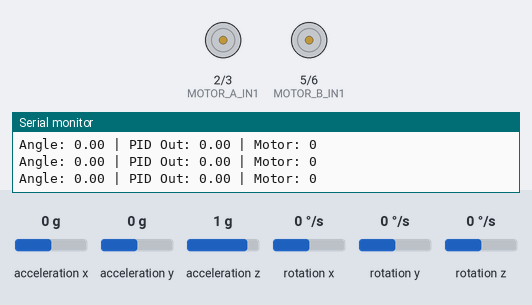
Simulated run of this sketch. Board: Arduino Mega 2560, built with avr-gcc and run on an emulated ATmega2560. On the bench: motor-driver pin pairs drawn as motors (green arrow = first pin HIGH = forward, orange = second pin HIGH = backward, longer = more drive, scaled by the enable pin), the last lines printed to the serial monitor. Wiring (inferred from the names in the program): MPU-6050 motion sensor at I2C address 0x68. The inputs (shaded band) are chosen by the test bench; at power-on: rotation x 0 °/s, acceleration y 0 g, acceleration x 0 g, acceleration z 1 g, rotation y 0 °/s, rotation z 0 °/s. At 12.5 s the program stops and its outputs stay as they are.

Above: at 5.9 s.
6.0 s: rotation x set to 12 °/s
At 8.4 s:
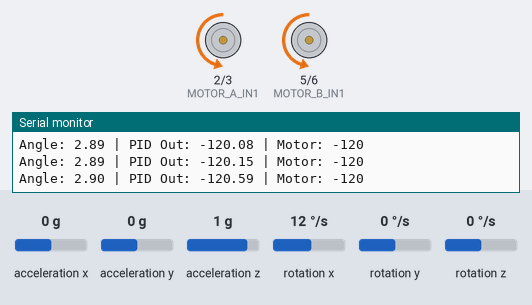
9.0 s: acceleration y set to -1.4 g
At 9.4 s:
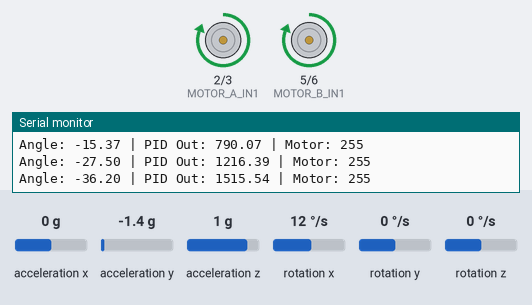
Timing chart, 0 to 12.0 s (numbered marks = the images above; inputs shaded):
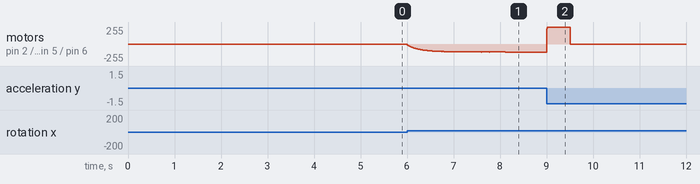

The sketch:

m1v4_balance_code.ino
```cpp
/*
 * M1V4.2 Self-Balancing Robot - Arduino Mega 2560
 * Two-wheeled balancing robot with PID control
 *
 * Hardware Requirements:
 * - Arduino Mega 2560
 * - MPU6050 Gyroscope/Accelerometer
 * - L298N Motor Driver (or similar)
 * - Two DC Motors with encoders
 * - 2S/3S LiPo Battery
 */

#include <Wire.h>
#include "config.h"

// MPU6050 I2C address
#define MPU6050_ADDR 0x68

// PID Constants - Tune these for your robot
double Kp = 40.0;   // Proportional gain
double Ki = 0.8;    // Integral gain
double Kd = 1.2;    // Derivative gain

// PID variables
double setpoint = 0.0;        // Target angle (0 = balanced)
double input = 0.0;           // Current angle
double output = 0.0;          // PID output
double lastError = 0.0;
double integral = 0.0;
unsigned long lastTime = 0;

// Motor control variables
int motorSpeedA = 0;
int motorSpeedB = 0;
int maxSpeed = 255;
int minSpeed = -255;

// Sensor variables
float accX, accY, accZ;
float gyroX, gyroY, gyroZ;
float angleAcc, angleGyro;
float currentAngle = 0.0;
float gyroAngleX = 0.0;

// Timing
unsigned long timer = 0;
float dt = 0.01; // 10ms loop time

// Complementary filter constant
float alpha = 0.96;

// Dead zone - angle beyond which robot is considered fallen
const float FALL_ANGLE = 45.0;
bool isFallen = false;

void setup() {
  Serial.begin(115200);

  // Initialize I2C
  Wire.begin();
  Wire.setClock(400000); // 400kHz I2C

  // Initialize MPU6050
  initMPU6050();

  // Initialize motor pins
  pinMode(MOTOR_A_IN1, OUTPUT);
  pinMode(MOTOR_A_IN2, OUTPUT);
  pinMode(MOTOR_A_EN, OUTPUT);
  pinMode(MOTOR_B_IN1, OUTPUT);
  pinMode(MOTOR_B_IN2, OUTPUT);
  pinMode(MOTOR_B_EN, OUTPUT);

  // Stop motors initially
  stopMotors();

  // Calibration delay
  Serial.println("M1V4.2 Balance Robot Initializing...");
  delay(1000);

  // Calibrate gyro
  calibrateGyro();

  Serial.println("Ready to balance!");
  timer = millis();
  lastTime = millis();
}

void loop() {
  // Calculate dt
  unsigned long currentTime = millis();
  dt = (currentTime - timer) / 1000.0;
  timer = currentTime;

  // Read sensors
  readMPU6050();

  // Calculate angle using complementary filter
  calculateAngle();

  // Check if robot has fallen
  if (abs(currentAngle) > FALL_ANGLE) {
    isFallen = true;
    stopMotors();
    Serial.println("Robot fallen! Restart to continue.");
    while(1) delay(1000); // Stop program
  }

  // Calculate PID
  input = currentAngle;
  output = calculatePID(input);

  // Apply motor control
  controlMotors(output);

  // Debug output (every 100ms)
  static unsigned long lastPrint = 0;
  if (currentTime - lastPrint > 100) {
    Serial.print("Angle: ");
    Serial.print(currentAngle, 2);
    Serial.print(" | PID Out: ");
    Serial.print(output, 2);
    Serial.print(" | Motor: ");
    Serial.println(motorSpeedA);
    lastPrint = currentTime;
  }

  // Maintain loop time (~10ms)
  while (millis() - currentTime < 10);
}

void initMPU6050() {
  // Wake up MPU6050
  Wire.beginTransmission(MPU6050_ADDR);
  Wire.write(0x6B); // PWR_MGMT_1 register
  Wire.write(0x00); // Wake up
  Wire.endTransmission(true);

  // Configure gyro range (±250°/s)
  Wire.beginTransmission(MPU6050_ADDR);
  Wire.write(0x1B); // GYRO_CONFIG register
  Wire.write(0x00); // ±250°/s
  Wire.endTransmission(true);

  // Configure accelerometer range (±2g)
  Wire.beginTransmission(MPU6050_ADDR);
  Wire.write(0x1C); // ACCEL_CONFIG register
  Wire.write(0x00); // ±2g
  Wire.endTransmission(true);

  // Configure Digital Low Pass Filter
  Wire.beginTransmission(MPU6050_ADDR);
  Wire.write(0x1A); // CONFIG register
  Wire.write(0x03); // DLPF ~43Hz
  Wire.endTransmission(true);
}

void readMPU6050() {
  Wire.beginTransmission(MPU6050_ADDR);
  Wire.write(0x3B); // Starting register for accel data
  Wire.endTransmission(false);
  Wire.requestFrom(MPU6050_ADDR, 14, true);

  // Read accelerometer
  int16_t ax = Wire.read() << 8 | Wire.read();
  int16_t ay = Wire.read() << 8 | Wire.read();
  int16_t az = Wire.read() << 8 | Wire.read();

  // Skip temperature
  Wire.read();
  Wire.read();

  // Read gyroscope
  int16_t gx = Wire.read() << 8 | Wire.read();
  int16_t gy = Wire.read() << 8 | Wire.read();
  int16_t gz = Wire.read() << 8 | Wire.read();

  // Convert to meaningful units
  accX = ax / 16384.0; // ±2g range
  accY = ay / 16384.0;
  accZ = az / 16384.0;

  gyroX = gx / 131.0; // ±250°/s range
  gyroY = gy / 131.0;
  gyroZ = gz / 131.0;
}

void calibrateGyro() {
  Serial.println("Calibrating gyro... Keep robot still!");
  float sumX = 0, sumY = 0, sumZ = 0;
  int samples = 1000;

  for (int i = 0; i < samples; i++) {
    readMPU6050();
    sumX += gyroX;
    sumY += gyroY;
    sumZ += gyroZ;
    delay(3);
  }

  // Store offsets (if needed, can be applied in readMPU6050)
  Serial.println("Calibration complete!");
}

void calculateAngle() {
  // Calculate angle from accelerometer
  angleAcc = atan2(accY, accZ) * RAD_TO_DEG;

  // Integrate gyro
  gyroAngleX += gyroX * dt;

  // Complementary filter
  currentAngle = alpha * (currentAngle + gyroX * dt) + (1 - alpha) * angleAcc;
}

double calculatePID(double input) {
  unsigned long now = millis();
  double timeChange = (now - lastTime) / 1000.0;

  if (timeChange <= 0) timeChange = 0.01;

  // Calculate error
  double error = setpoint - input;

  // Proportional term
  double pTerm = Kp * error;

  // Integral term with anti-windup
  integral += error * timeChange;
  integral = constrain(integral, -100, 100); // Anti-windup
  double iTerm = Ki * integral;

  // Derivative term
  double dTerm = Kd * (error - lastError) / timeChange;

  // Calculate total output
  double output = pTerm + iTerm + dTerm;

  // Remember for next iteration
  lastError = error;
  lastTime = now;

  return output;
}

void controlMotors(double pidOutput) {
  // Convert PID output to motor speed
  int speed = constrain((int)pidOutput, minSpeed, maxSpeed);

  motorSpeedA = speed;
  motorSpeedB = speed;

  // Motor A control
  if (motorSpeedA > 0) {
    digitalWrite(MOTOR_A_IN1, HIGH);
    digitalWrite(MOTOR_A_IN2, LOW);
    analogWrite(MOTOR_A_EN, abs(motorSpeedA));
  } else if (motorSpeedA < 0) {
    digitalWrite(MOTOR_A_IN1, LOW);
    digitalWrite(MOTOR_A_IN2, HIGH);
    analogWrite(MOTOR_A_EN, abs(motorSpeedA));
  } else {
    digitalWrite(MOTOR_A_IN1, LOW);
    digitalWrite(MOTOR_A_IN2, LOW);
    analogWrite(MOTOR_A_EN, 0);
  }

  // Motor B control
  if (motorSpeedB > 0) {
    digitalWrite(MOTOR_B_IN1, HIGH);
    digitalWrite(MOTOR_B_IN2, LOW);
    analogWrite(MOTOR_B_EN, abs(motorSpeedB));
  } else if (motorSpeedB < 0) {
    digitalWrite(MOTOR_B_IN1, LOW);
    digitalWrite(MOTOR_B_IN2, HIGH);
    analogWrite(MOTOR_B_EN, abs(motorSpeedB));
  } else {
    digitalWrite(MOTOR_B_IN1, LOW);
    digitalWrite(MOTOR_B_IN2, LOW);
    analogWrite(MOTOR_B_EN, 0);
  }
}

void stopMotors() {
  digitalWrite(MOTOR_A_IN1, LOW);
  digitalWrite(MOTOR_A_IN2, LOW);
  analogWrite(MOTOR_A_EN, 0);
  digitalWrite(MOTOR_B_IN1, LOW);
  digitalWrite(MOTOR_B_IN2, LOW);
  analogWrite(MOTOR_B_EN, 0);

  motorSpeedA = 0;
  motorSpeedB = 0;
  integral = 0; // Reset integral
}
```

config.h
```cpp
/*
 * Configuration file for M1V4.2 Balance Robot
 * Pin assignments and hardware configuration for Arduino Mega 2560
 */

#ifndef CONFIG_H
#define CONFIG_H

// ===== MOTOR A PINS (Right Motor) =====
// Using L298N Motor Driver
#define MOTOR_A_IN1   2    // Direction pin 1
#define MOTOR_A_IN2   3    // Direction pin 2
#define MOTOR_A_EN    4    // PWM Enable pin (must be PWM capable)

// ===== MOTOR B PINS (Left Motor) =====
#define MOTOR_B_IN1   5    // Direction pin 1
#define MOTOR_B_IN2   6    // Direction pin 2
#define MOTOR_B_EN    7    // PWM Enable pin (must be PWM capable)

// ===== MPU6050 IMU PINS =====
// I2C communication (hardware I2C on Mega 2560)
#define MPU_SDA      20    // SDA pin (fixed on Mega)
#define MPU_SCL      21    // SCL pin (fixed on Mega)

// ===== OPTIONAL ENCODER PINS =====
// Uncomment if using encoders for position/speed feedback
// #define ENCODER_A_PIN_A  18  // Interrupt pin
// #define ENCODER_A_PIN_B  19  // Interrupt pin
// #define ENCODER_B_PIN_A  20  // Interrupt pin
// #define ENCODER_B_PIN_B  21  // Interrupt pin

// ===== LED INDICATOR (Optional) =====
#define LED_PIN      13    // Built-in LED

// ===== BATTERY MONITORING (Optional) =====
// #define BATTERY_PIN  A0    // Analog pin for battery voltage
// #define BATTERY_MIN  6.6   // Minimum voltage (for 2S LiPo)
// #define BATTERY_MAX  8.4   // Maximum voltage (for 2S LiPo)

// ===== ROBOT DIMENSIONS =====
#define WHEEL_DIAMETER    65.0   // mm
#define WHEEL_BASE        150.0  // mm (distance between wheels)
#define ROBOT_HEIGHT      120.0  // mm (center of mass height)

// ===== MOTOR SPECIFICATIONS =====
#define MOTOR_MAX_RPM     200    // Maximum motor RPM
#define GEAR_RATIO        1.0    // If using gearbox

// ===== PID TUNING PRESETS =====
// Uncomment one preset or use custom values in main code

// Aggressive (Fast response, may oscillate)
// #define PID_PRESET_AGGRESSIVE
// Kp = 50.0, Ki = 1.5, Kd = 1.5

// Moderate (Balanced)
#define PID_PRESET_MODERATE
// Kp = 40.0, Ki = 0.8, Kd = 1.2

// Conservative (Slow but stable)
// #define PID_PRESET_CONSERVATIVE
// Kp = 30.0, Ki = 0.5, Kd = 0.8

#endif // CONFIG_H
```
